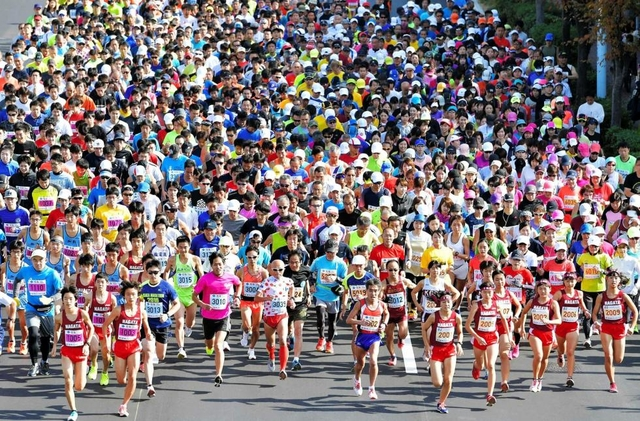
#> input picture mid.jpg, 640 x 421 px, given in place of 4_Dancing_Dancing_4_431.jpg, which was not available
$ python gen_Pnet_train_data.py
#> lines starting #> are read from the running program, lines starting #| are printed output that depends on the picture; pictures that were not available may be replaced by others from this repository, and a replacement may not be noted
### utils.py
import numpy as np

def IoU(box, boxes):
    """Compute IoU between detect box and gt boxes

    Parameters:
    ----------
    box: numpy array , shape (5, ): x1, y1, x2, y2, score
        input box
    boxes: numpy array, shape (n, 4): x1, y1, x2, y2
        input ground truth boxes

    Returns:
    -------
    ovr: numpy.array, shape (n, )
        IoU
    """
    # box = (x1, y1, x2, y2)
    box_area = (box[2] - box[0] + 1) * (box[3] - box[1] + 1)
    area = (boxes[:, 2] - boxes[:, 0] + 1) * (boxes[:, 3] - boxes[:, 1] + 1)

    # abtain the offset of the interception of union between crop_box and gt_box
    xx1 = np.maximum(box[0], boxes[:, 0])
    yy1 = np.maximum(box[1], boxes[:, 1])
    xx2 = np.minimum(box[2], boxes[:, 2])
    yy2 = np.minimum(box[3], boxes[:, 3])

    # compute the width and height of the bounding box
    w = np.maximum(0, xx2 - xx1 + 1)
    h = np.maximum(0, yy2 - yy1 + 1)

    inter = w * h
    ovr = inter / (box_area + area - inter)
    return ovr


# [22 lines left out: function convert_to_square, not called in this run]

### gen_Pnet_train_data.py
"""
    2018-10-20 15:50:20
    generate positive, negative, positive images whose size are 12*12 and feed into PNet
"""
import random
import sys
import numpy as np
import cv2
import os

sys.path.append(os.getcwd())
import numpy as np
from utils import IoU

prefix = ''
anno_file = "./anno_store/anno_train.txt"
im_dir = "./data_set/face_detection/WIDER_train/images/"
pos_save_dir = "./data_set/train/12/positive"
part_save_dir = "./data_set/train/12/part"
neg_save_dir = './data_set/train/12/negative'

if not os.path.exists(pos_save_dir):
    os.makedirs(pos_save_dir)
if not os.path.exists(part_save_dir):
    os.makedirs(part_save_dir)
if not os.path.exists(neg_save_dir):
    os.makedirs(neg_save_dir)

# store labels of positive, negative, part images
f1 = open(os.path.join('./anno_store', 'pos_12.txt'), 'w')
f2 = open(os.path.join('./anno_store', 'neg_12.txt'), 'w')
f3 = open(os.path.join('./anno_store', 'part_12.txt'), 'w')
# anno_file: store labels of the wider face training data
with open(anno_file, 'r') as f:
#> (reads anno_store/anno_train.txt from the repository)
    annotations = f.readlines()
num = len(annotations)
print("%d pics in total" % num)
p_idx = 0  # positive
n_idx = 0  # negative
d_idx = 0  # dont care
idx = 0
box_idx = 0
for annotation in annotations:
    annotation = annotation.strip().split(' ')
    im_path = os.path.join(im_dir, annotation[0])
    # print(im_path)
    # print(os.path.exists(im_path))
    bbox = list(map(float, annotation[1:]))
    boxes = np.array(bbox, dtype=np.int32).reshape(-1, 4)
    if boxes.shape[0] == 0:
        continue
    img = cv2.imread(im_path)
#> img is the input picture: shape (421, 640, 3); mean B, G, R 117.3, 115.2, 127.2
    # print(img.shape)
    # exit()
    idx += 1
    if idx % 100 == 0:
        print("%s images done, pos: %s part: %s neg: %s" % (idx, p_idx, d_idx, n_idx))

    height, width, channel = img.shape
#> height = 421; width = 640; channel = 3

    neg_num = 0
    while neg_num < 100:
        size = np.random.randint(12, min(width, height) / 2)
        nx = np.random.randint(0, width - size)
        ny = np.random.randint(0, height - size)
        crop_box = np.array([nx, ny, nx + size, ny + size])

        Iou = IoU(crop_box, boxes)

        cropped_im = img[ny: ny + size, nx: nx + size, :]
        resized_im = cv2.resize(cropped_im, (12, 12), interpolation=cv2.INTER_LINEAR)

        if np.max(Iou) < 0.3:
            # Iou with all gts must below 0.3
            save_file = os.path.join(neg_save_dir, "%s.jpg" % n_idx)
            f2.write(save_file + ' 0\n')
            cv2.imwrite(save_file, resized_im)
            n_idx += 1
            neg_num += 1
#> this loop made 100 passes
#> pass 1, `cropped_im = img[ny: ny + size, nx: nx + size, :]`:
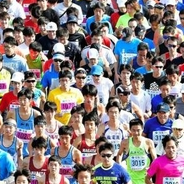
#> cropped_im: shape (184, 184, 3); mean B, G, R 128.4, 125.1, 136.6
#> pass 2, `cropped_im = img[ny: ny + size, nx: nx + size, :]`:
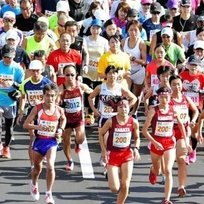
#> cropped_im: shape (204, 204, 3); mean B, G, R 121.3, 124.7, 144.9
#> pass 3, `cropped_im = img[ny: ny + size, nx: nx + size, :]`:
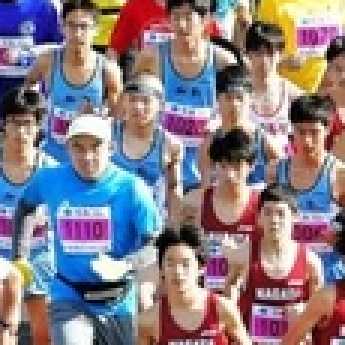
#> cropped_im: shape (115, 115, 3) (shown 3 times larger); mean B, G, R 135, 125.7, 137.6
#> after the loop:
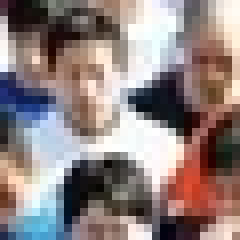
#> cropped_im: shape (30, 30, 3) (shown 8 times larger); mean B, G, R 128.5, 130.1, 144

    for box in boxes:
        # box (x_left, y_top, x_right, y_bottom)
        x1, y1, x2, y2 = box
        # w = x2 - x1 + 1
        # h = y2 - y1 + 1
        w = x2 - x1 + 1
        h = y2 - y1 + 1

        # ignore small faces
        # in case the ground truth boxes of small faces are not accurate
        if max(w, h) < 40 or x1 < 0 or y1 < 0:
            continue
        if w < 12 or h < 12:
            continue
        # generate negative examples that have overlap with gt
        for i in range(20):
            size = np.random.randint(12, min(width, height) / 2)
            # delta_x and delta_y are offsets of (x1, y1)

            delta_x = np.random.randint(max(-size, -x1), w)
            delta_y = np.random.randint(max(-size, -y1), h)
            nx1 = max(0, x1 + delta_x)
            ny1 = max(0, y1 + delta_y)

            if nx1 + size > width or ny1 + size > height:
                continue
            crop_box = np.array([nx1, ny1, nx1 + size, ny1 + size])
            Iou = IoU(crop_box, boxes)

            cropped_im = img[ny1: ny1 + size, nx1: nx1 + size, :]
            resized_im = cv2.resize(cropped_im, (12, 12), interpolation=cv2.INTER_LINEAR)
            if random.random() < 0.4:
                random_gamma = random.uniform(0.3, 0.8)
                resized_im = np.power(resized_im, random_gamma).astype(np.uint8)
            if np.max(Iou) < 0.3:
                # Iou with all gts must below 0.3
                save_file = os.path.join(neg_save_dir, "%s.jpg" % n_idx)
                f2.write(save_file + ' 0\n')
                cv2.imwrite(save_file, resized_im)
                n_idx += 1

        # generate positive examples and part faces
        for i in range(100):
            size = np.random.randint(int(min(w, h) * 0.8), np.ceil(1.25 * max(w, h)))

            # delta here is the offset of box center
            delta_x = np.random.randint(-w * 0.2, w * 0.2)
            delta_y = np.random.randint(-h * 0.2, h * 0.2)

            nx1 = max(x1 + w / 2 + delta_x - size / 2, 0)
            ny1 = max(y1 + h / 2 + delta_y - size / 2, 0)
            nx2 = nx1 + size
            ny2 = ny1 + size

            if nx2 > width or ny2 > height:
                continue
            crop_box = np.array([nx1, ny1, nx2, ny2])

            offset_x1 = (x1 - nx1) / float(size)
            offset_y1 = (y1 - ny1) / float(size)
            offset_x2 = (x2 - nx2) / float(size)
            offset_y2 = (y2 - ny2) / float(size)

            cropped_im = img[int(ny1): int(ny2), int(nx1): int(nx2), :]
            resized_im = cv2.resize(cropped_im, (12, 12), interpolation=cv2.INTER_LINEAR)

            if random.random() < 0.4:
                random_gamma = random.uniform(0.3, 0.8)
                resized_im = np.power(resized_im, random_gamma).astype(np.uint8)
            box_ = box.reshape(1, -1)
            if IoU(crop_box, box_) >= 0.65:
                save_file = os.path.join(pos_save_dir, "%s.jpg" % p_idx)
                f1.write(save_file + ' 1 %.2f %.2f %.2f %.2f\n' % (offset_x1, offset_y1, offset_x2, offset_y2))
                cv2.imwrite(save_file, resized_im)
                p_idx += 1
            elif IoU(crop_box, box_) >= 0.4:
                save_file = os.path.join(part_save_dir, "%s.jpg" % d_idx)
                f3.write(save_file + ' -1 %.2f %.2f %.2f %.2f\n' % (offset_x1, offset_y1, offset_x2, offset_y2))
                cv2.imwrite(save_file, resized_im)
                d_idx += 1
        box_idx += 1
#> pass 2 of the loop `for annotation in annotations:`:
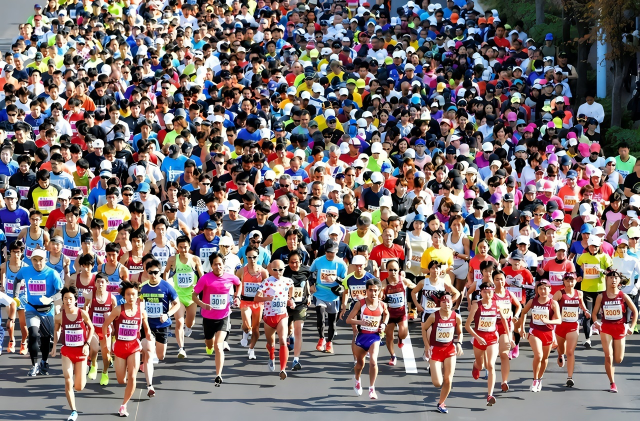
#> input picture mid_new.jpg, 1280 x 842 px, given in place of 4_Dancing_Dancing_4_241.jpg, which was not available (shown at 1/2 size)
#> img is the input picture: shape (842, 1280, 3); mean B, G, R 111.4, 111, 124.3
#> after the loop `while neg_num < 100:`:
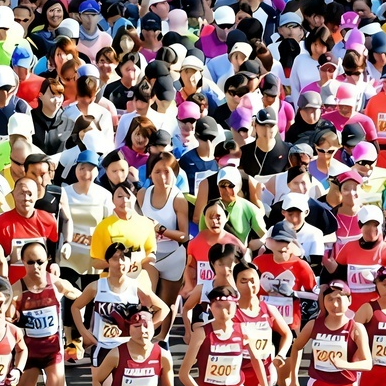
#> cropped_im: shape (386, 386, 3); mean B, G, R 114.7, 117, 145.9
#> after the loop `for box in boxes:`:
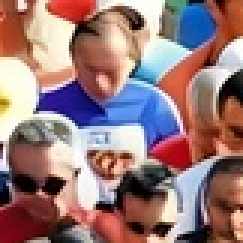
#> cropped_im: shape (81, 81, 3) (shown 3 times larger); mean B, G, R 121.7, 121.2, 151.9
#> (the run stopped early here; a loop or call above may not have finished)
